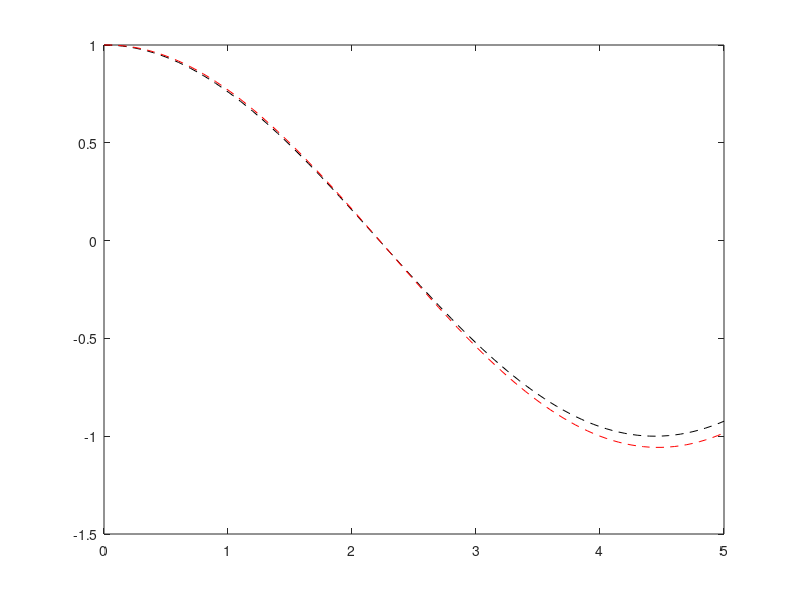

The MATLAB script that drew this image:
clear
x=linspace(0,5,101);
dx=0.05;
%해석해
ya=cos(sqrt(0.5)*x);
y1(1)=1;
y2(1)=0;
for i =1:100
    y1(i+1)=y1(i)+y2(i)*dx;
    y2(i+1)=y2(i)-0.5*y1(i)*dx;
end
plot(x,ya,'k--')
hold on
plot(x,y1,'r--')
hold off
